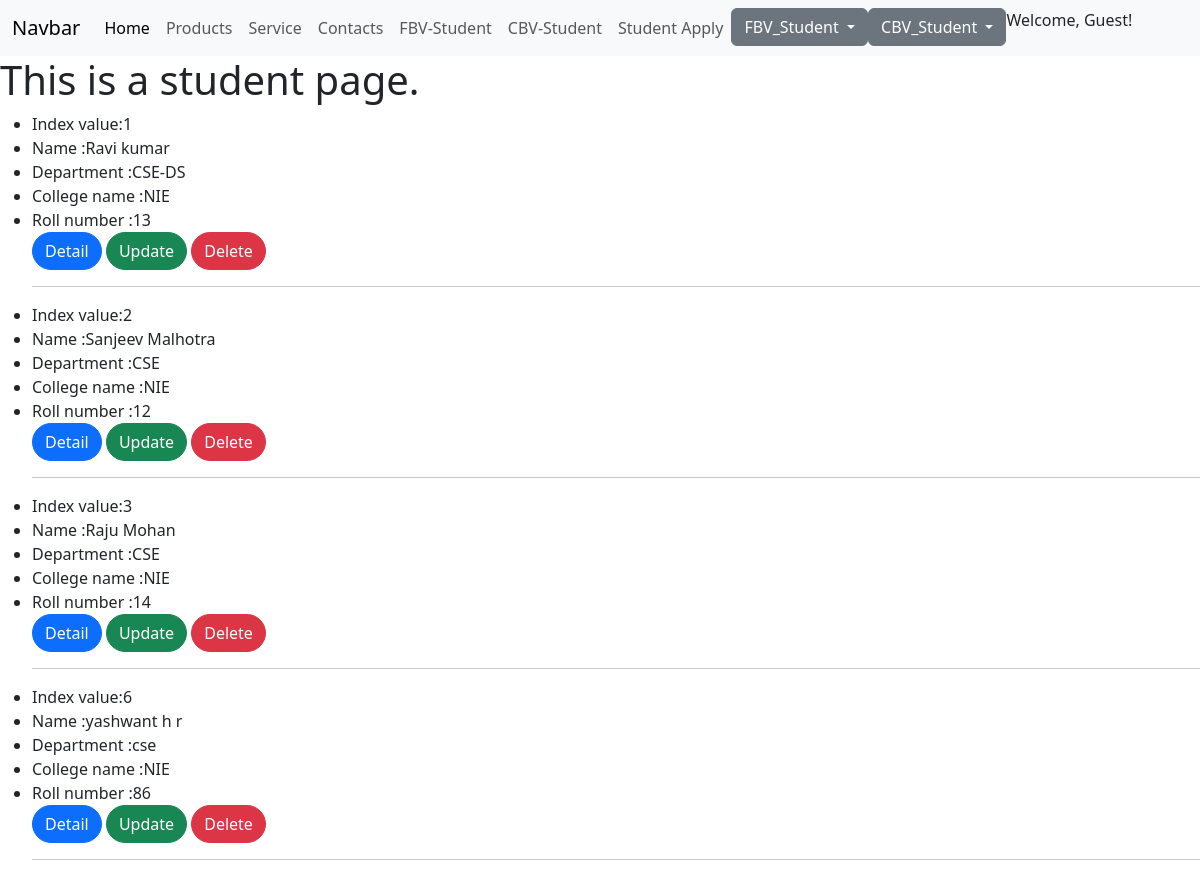
Page /student on the committed database.
### CSE/models.py (models this page shows, shortened)
class Student(models.Model):
    name = models.CharField(max_length=50)
    department = models.CharField(max_length=30)
    college_name = models.CharField(max_length=30)
    rollnumber = models.IntegerField()

### CSE/views.py (the view)
# urls.py: path('student', views.student, name='student'),  # Only keep one
def student(request):
    students = Student.objects.all()
    context = {'students': students}
    return render(request,'FBV/student.html',context)

### templates/FBV/student.html
{% extends 'basic.html' %}
{% block content %}
<h1>This is a student page.</h1>
<ul>
    {% for student in students %}
    <li>Index value:{{student.id}}</li>
    <li>Name :{{student.name}}</li>
    <li>Department :{{student.department}}</li>
    <li>College name :{{student.college_name}}</li>
    <li>Roll number :{{student.rollnumber}}</li>
    <a type="button" class="btn btn-primary" style="border-radius: 20px;" href= "detail/{{student.id}}">Detail</a>
    <a type=" button " class = "btn btn-success" style="border-radius: 20px;" href ="update/{{student.id}}" >Update</a>
    <a type = "button" class="btn btn-danger" style="border-radius: 20px;" href="delete/{{student.id}}">Delete</a>
    <hr>
    {% endfor %}
</ul>
{% endblock %}

### rows in the picture
Student: id "1", name "Ravi kumar", department "CSE-DS", college_name "NIE", rollnumber "13"
Student: id "2", name "Sanjeev Malhotra", department "CSE", college_name "NIE", rollnumber "12"
Student: id "3", name "Raju Mohan", department "CSE", college_name "NIE", rollnumber "14"
Student: id "6", name "yashwant h r", department "cse", college_name "NIE", rollnumber "86"
